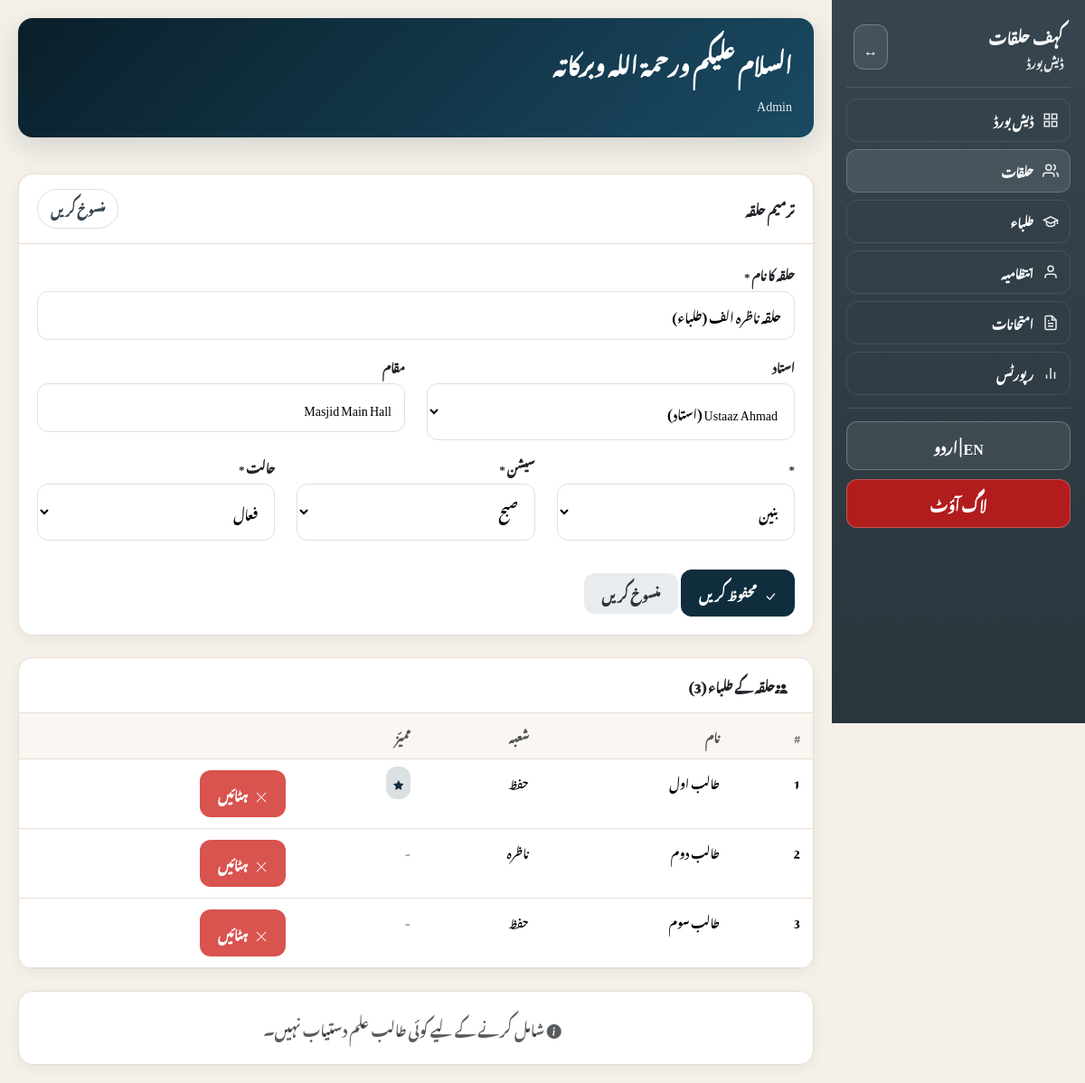
Page /halaqaat_manage.php?id=1 (signed in) on the committed database.
### tables this page shows
CREATE TABLE halaqaat (
    id INT AUTO_INCREMENT PRIMARY KEY,
    name_ur VARCHAR(100) NOT NULL,
    name_en VARCHAR(100),
    ustaaz_user_id INT,
    gender ENUM('baneen', 'banaat') NOT NULL DEFAULT 'baneen',
    session ENUM('subah', 'asr') NOT NULL DEFAULT 'subah',
    state ENUM('active', 'paused', 'stopped') DEFAULT 'active',
    location VARCHAR(100),
    created_at TIMESTAMP DEFAULT CURRENT_TIMESTAMP,
    updated_at TIMESTAMP DEFAULT CURRENT_TIMESTAMP ON UPDATE CURRENT_TIMESTAMP,
    FOREIGN KEY (ustaaz_user_id) REFERENCES users(id) ON DELETE SET NULL
);

CREATE TABLE users (
    id INT AUTO_INCREMENT PRIMARY KEY,
    full_name VARCHAR(100) NOT NULL,
    email VARCHAR(100) NOT NULL UNIQUE,
    password VARCHAR(255) NOT NULL,
    phone VARCHAR(20),
    address TEXT,
    role ENUM('admin', 'mushrif', 'ustaaz', 'ustadah', 'mumtahin') NOT NULL DEFAULT 'ustaaz',
    status ENUM('active', 'inactive') DEFAULT 'active',
    created_at TIMESTAMP DEFAULT CURRENT_TIMESTAMP,
    updated_at TIMESTAMP DEFAULT CURRENT_TIMESTAMP ON UPDATE CURRENT_TIMESTAMP
);

CREATE TABLE students (
    id INT AUTO_INCREMENT PRIMARY KEY,
    halaqa_id INT,
    full_name_en VARCHAR(100),
    full_name_ur VARCHAR(100) NOT NULL,
    gender ENUM('baneen', 'banaat') NOT NULL DEFAULT 'baneen',
    shuba ENUM('qaida', 'nazira', 'hifz') DEFAULT 'qaida',
    mumayyaz TINYINT(1) DEFAULT 0,
    qaida_takhti INT DEFAULT NULL,
    surah_current INT DEFAULT NULL,
    status ENUM('active', 'inactive') DEFAULT 'active',
    removed_type ENUM('left', 'removed', 'changed_halaqa') DEFAULT NULL,
    removed_reason TEXT DEFAULT NULL,
    removed_at DATETIME DEFAULT NULL,
    created_at TIMESTAMP DEFAULT CURRENT_TIMESTAMP,
    updated_at TIMESTAMP DEFAULT CURRENT_TIMESTAMP ON UPDATE CURRENT_TIMESTAMP,
    FOREIGN KEY (halaqa_id) REFERENCES halaqaat(id) ON DELETE SET NULL
);

### includes/functions.php (called while the page is built, shortened)
<?php
function h($s) {
    return htmlspecialchars((string)$s, ENT_QUOTES, 'UTF-8');
}
function get_language() {
    return $_SESSION['lang'] ?? 'ur';
}
function get_translations($lang) {
    return $T[$lang] ?? $T['ur'];
}
?>

### halaqaat_manage.php (the view, shortened to what this page needs)
<?php
require_once __DIR__ . '/includes/db.php';
require_once __DIR__ . '/includes/functions.php';
$editMode = false;
$halaqa = [
  'id' => '',
  'name_ur' => '',
  'name_en' => '',
  'ustaaz_user_id' => '',
  'gender' => 'baneen',
  'session' => 'subah',
  'state' => 'active',
  'location' => ''
];
$teachers = [];
$result = $conn->query("SELECT id, full_name, role FROM users WHERE role IN ('ustaaz', 'ustadah') AND status = 'active' ORDER BY full_name");
while ($row = $result->fetch_assoc()) {
  $teachers[] = $row;
}
if (isset($_GET['id'])) {
  $id = intval($_GET['id']);
  $stmt = $conn->prepare("SELECT * FROM halaqaat WHERE id = ?");
  $stmt->bind_param("i", $id);
  $stmt->execute();
  $result = $stmt->get_result();
  if ($result->num_rows === 1) {
    $halaqa = $result->fetch_assoc();
    $editMode = true;
  }
}
$halaqaStudents = [];
if ($editMode) {
  $stmt = $conn->prepare("SELECT id, full_name_ur, shuba, mumayyaz FROM students WHERE halaqa_id = ? AND status = 'active' ORDER BY full_name_ur");
  $stmt->bind_param("i", $halaqa['id']);
  $stmt->execute();
  $result = $stmt->get_result();
  while ($row = $result->fetch_assoc()) {
    $halaqaStudents[] = $row;
  }
}
$availableStudents = [];
include __DIR__ . '/includes/header.php';
?>
<div class="card mb-4">
  <div class="cardHeader">
    <span><?php echo $editMode ? h($tr['edit']) : h($tr['add_new']); ?> <?php echo h($tr['halaqa']); ?></span>
    <a href="halaqaat_list.php" class="pill"><?php echo h($tr['cancel']); ?></a>
  </div>
  <div class="cardBody">
    <form method="POST" action="">
      <div class="row">
        <div class="col-md-12">
          <div class="formGroup">
            <label class="formLabel"><?php echo $lang === 'ur' ? 'حلقہ کا نام' : 'Halaqa Name'; ?> *</label>
            <input type="text" name="name_ur" class="formInput" value="<?php echo h($halaqa['name_ur']); ?>" required />
          </div>
        </div>
      </div>
      <div class="row">
        <div class="col-md-6">
          <div class="formGroup">
            <label class="formLabel"><?php echo h($tr['ustaaz']); ?></label>
            <select name="ustaaz_user_id" class="formSelect">
              <?php foreach ($teachers as $teacher): ?>
              <option value="<?php echo $teacher['id']; ?>" <?php echo $halaqa['ustaaz_user_id'] == $teacher['id'] ? 'selected' : ''; ?>>
                <?php echo h($teacher['full_name']); ?> (<?php echo h($tr[$teacher['role']]); ?>)
              </option>
              <?php endforeach; ?>
            </select>
          </div>
        </div>
        <div class="col-md-6">
          <div class="formGroup">
            <label class="formLabel"><?php echo $lang === 'ur' ? 'مقام' : 'Location'; ?></label>
            <input type="text" name="location" class="formInput" value="<?php echo h($halaqa['location']); ?>" />
          </div>
        </div>
      </div>
      <div class="row">
        <div class="col-md-4">
          <div class="formGroup">
            <label class="formLabel"><?php echo h($tr['gender']); ?> *</label>
            <select name="gender" class="formSelect" required>
              <option value="baneen" <?php echo $halaqa['gender'] === 'baneen' ? 'selected' : ''; ?>><?php echo h($tr['baneen']); ?></option>
            </select>
          </div>
        </div>
        <div class="col-md-4">
          <div class="formGroup">
            <label class="formLabel"><?php echo h($tr['session']); ?> *</label>
            <select name="session" class="formSelect" required>
              <option value="subah" <?php echo $halaqa['session'] === 'subah' ? 'selected' : ''; ?>><?php echo h($tr['subah']); ?></option>
            </select>
          </div>
        </div>
        <div class="col-md-4">
          <div class="formGroup">
            <label class="formLabel"><?php echo $lang === 'ur' ? 'حالت' : 'Status'; ?> *</label>
            <select name="state" class="formSelect" required>
              <option value="active" <?php echo $halaqa['state'] === 'active' ? 'selected' : ''; ?>><?php echo h($tr['active']); ?></option>
            </select>
          </div>
        </div>
      </div>
      <div class="mt-3">
        <button type="submit" name="action" value="save" class="btn btnPrimary">
          <i class="bi bi-check-lg"></i>
          <?php echo h($tr['save']); ?>
        </button>
        <a href="halaqaat_list.php" class="btn" style="background: #e9ecef; color: #333;">
          <?php echo h($tr['cancel']); ?>
        </a>
      </div>
    </form>
  </div>
</div>
<?php if ($editMode): ?>
<div class="card mb-4">
  <div class="cardHeader">
    <span><i class="bi bi-people-fill me-2"></i><?php echo $lang === 'ur' ? 'حلقہ کے طلباء' : 'Students in Halaqa'; ?> (<?php echo count($halaqaStudents); ?>)</span>
  </div>
  <div class="cardBody p-0">
    <?php if (empty($halaqaStudents)): ?>
      <div class="p-4 text-center text-muted">
        <?php echo $lang === 'ur' ? 'اس حلقہ میں کوئی طالب علم نہیں۔' : 'No students in this halaqa.'; ?>
      </div>
    <?php else: ?>
      <div class="tableContainer">
        <table class="table mb-0">
          <thead>
            <tr>
              <th>#</th>
              <th><?php echo h($tr['name']); ?></th>
              <th><?php echo h($tr['shuba']); ?></th>
              <th><?php echo h($tr['mumayyaz']); ?></th>
              <th></th>
            </tr>
          </thead>
          <tbody>
            <?php foreach ($halaqaStudents as $index => $student): ?>
            <tr>
              <td><?php echo $index + 1; ?></td>
              <td><?php echo h($student['full_name_ur']); ?></td>
              <td><?php echo h($tr[$student['shuba']]); ?></td>
              <td>
                <?php if ($student['mumayyaz']): ?>
                  <span style="background: rgba(15,45,61,0.15); color: #0f2d3d; padding: 4px 8px; border-radius: 12px; font-size: 11px;"><i class="bi bi-star-fill"></i></span>
                <?php else: ?>
                  <span class="text-muted">-</span>
                <?php endif; ?>
              </td>
              <td>
                <form method="POST" action="" style="display: inline;" onsubmit="return confirm('<?php echo $lang === 'ur' ? 'کیا آپ اس طالب علم کو حلقہ سے ہٹانا چاہتے ہیں؟' : 'Remove this student from halaqa?'; ?>');">
                  <button type="submit" class="btn btnDanger btn-sm">
                    <i class="bi bi-x-lg"></i> <?php echo $lang === 'ur' ? 'ہٹائیں' : 'Remove'; ?>
                  </button>
                </form>
              </td>
            </tr>
            <?php endforeach; ?>
          </tbody>
        </table>
      </div>
    <?php endif; ?>
  </div>
</div>
<?php if (!empty($availableStudents)): ?>
<div class="card">
  <div class="cardHeader">
    <span><i class="bi bi-person-plus-fill me-2"></i><?php echo $lang === 'ur' ? 'طلباء شامل کریں' : 'Add Students'; ?></span>
  </div>
  <div class="cardBody">
    <form method="POST" action="">
      <input type="hidden" name="action" value="add_students">
      <div class="formGroup">
        <label class="formLabel"><?php echo $lang === 'ur' ? 'طلباء منتخب کریں' : 'Select Students'; ?></label>
        <div style="max-height: 300px; overflow-y: auto; border: 1px solid var(--border); border-radius: 12px; padding: 10px;">
          <?php foreach ($availableStudents as $student): ?>
          <label style="display: flex; align-items: center; gap: 10px; padding: 8px; cursor: pointer; border-bottom: 1px solid var(--border);">
            <input type="checkbox" name="student_ids[]" value="<?php echo $student['id']; ?>" style="width: 18px; height: 18px;">
            <span><?php echo h($student['full_name_ur']); ?> (<?php echo h($tr[$student['shuba']]); ?>)</span>
          </label>
          <?php endforeach; ?>
        </div>
      </div>
      <button type="submit" class="btn btnPrimary">
        <i class="bi bi-plus-lg"></i> <?php echo $lang === 'ur' ? 'منتخب طلباء شامل کریں' : 'Add Selected Students'; ?>
      </button>
    </form>
  </div>
</div>
<?php else: ?>
<div class="card">
  <div class="cardBody text-center p-4 text-muted">
    <i class="bi bi-info-circle-fill me-2"></i>
    <?php echo $lang === 'ur' ? 'شامل کرنے کے لیے کوئی طالب علم دستیاب نہیں۔' : 'No students available to add.'; ?>
  </div>
</div>
<?php endif; ?>
<?php endif; ?>
<?php include __DIR__ . '/includes/footer.php'; ?>

### assets/css/style.css (style rules this page uses)
:root { --primary-dark: #0a1f2a; --primary: #0f2d3d; --primary-light: #1a4a5e; --secondary: #aa815e; --secondary-dark: #8a6a4e; --accent: #36454F; --bg: #f5f0e8; --bg-light: #faf8f4; --card: #ffffff; --border: #e7ddd4; --boy: #2f6fd6; --girl: #d24e8a; --subah: #ff8c00; --asr: #b35a00; --success: #0f2d3d; --warning: #f0ad4e; --danger: #d9534f; --sidebar: #36454F; --sidebar2: #2a353c; }
html[lang="ur"] body, html[lang="ur"] input, html[lang="ur"] select, html[lang="ur"] button, html[lang="ur"] table, html[lang="ur"] th, html[lang="ur"] td { font-family: 'Noto Nastaliq Urdu', 'Jameel Noori Nastaleeq', serif !important; line-height: 2; }
* { box-sizing: border-box; margin: 0; padding: 0; }
body { background: var(--bg); color: var(--accent); min-height: 100vh; }
.pill { text-decoration: none; padding: 8px 14px; border-radius: 999px; border: 1px solid var(--border); background: #fff; color: var(--accent); font-weight: 800; font-size: 13px; cursor: pointer; transition: all 0.2s ease; }
.card { background: #fff; border-radius: 16px; box-shadow: 0 4px 15px rgba(0, 0, 0, 0.05); border: 1px solid var(--border); overflow: hidden; }
.cardHeader { padding: 16px 20px; border-bottom: 1px solid var(--border); font-weight: 900; font-size: 14px; display: flex; align-items: center; justify-content: space-between; }
.cardBody { padding: 20px; }
.formGroup { margin-bottom: 16px; }
.formLabel { display: block; margin-bottom: 6px; font-weight: 800; font-size: 13px; }
.formInput, .formSelect { width: 100%; padding: 12px 14px; border: 1px solid var(--border); border-radius: 12px; background: #fff; font-size: 14px; outline: none; transition: all 0.2s ease; }
.btn { display: inline-flex; align-items: center; justify-content: center; gap: 8px; padding: 12px 20px; border-radius: 12px; border: none; font-weight: 900; font-size: 14px; cursor: pointer; transition: all 0.2s ease; }
.btnPrimary { background: var(--primary); color: #fff; }
.btnDanger { background: var(--danger); color: #fff; }
.tableContainer { overflow-x: auto; -webkit-overflow-scrolling: touch; }
.table { width: 100%; border-collapse: separate; border-spacing: 0; font-size: 13px; min-width: 600px; }
.table th, .table td { padding: 12px 14px; text-align: left; border-bottom: 1px solid var(--border); }
html[dir="rtl"] .table th, html[dir="rtl"] .table td { text-align: right; }
.table th { font-weight: 900; color: #555; background: rgba(201, 167, 124, 0.1); }

### rows in the picture
halaqaat: name_ur "حلقہ ناظرہ الف (طلباء)", ustaaz_user_id "Ustaaz Ahmad (استاد)", location "Masjid Main Hall", gender "بنین", session "صبح", state "فعال"
students: full_name_ur "طالب اول", shuba "حفظ", mumayyaz 1 (drawn)
students: full_name_ur "طالب دوم", shuba "ناظرہ"
students: full_name_ur "طالب سوم", shuba "حفظ"

### other values in the picture
$tr['app'] "کہف حلقات"
$tr['dashboard'] "ڈیش بورڈ"
$tr['nav_dashboard'] "ڈیش بورڈ"
$tr['nav_halaqaat'] "حلقات"
$tr['nav_students'] "طلباء"
$tr['nav_management'] "انتظامیہ"
$tr['nav_exams'] "امتحانات"
$tr['nav_reports'] "رپورٹس"
$tr['logout'] "لاگ آؤٹ"
$tr['greeting'] "السلام عليكم ورحمة الله وبركاته"
$userName "Admin"
$tr['edit'] "ترمیم"
$tr['halaqa'] "حلقہ"
$tr['cancel'] "منسوخ کریں"
$tr['ustaaz'] "استاد"
